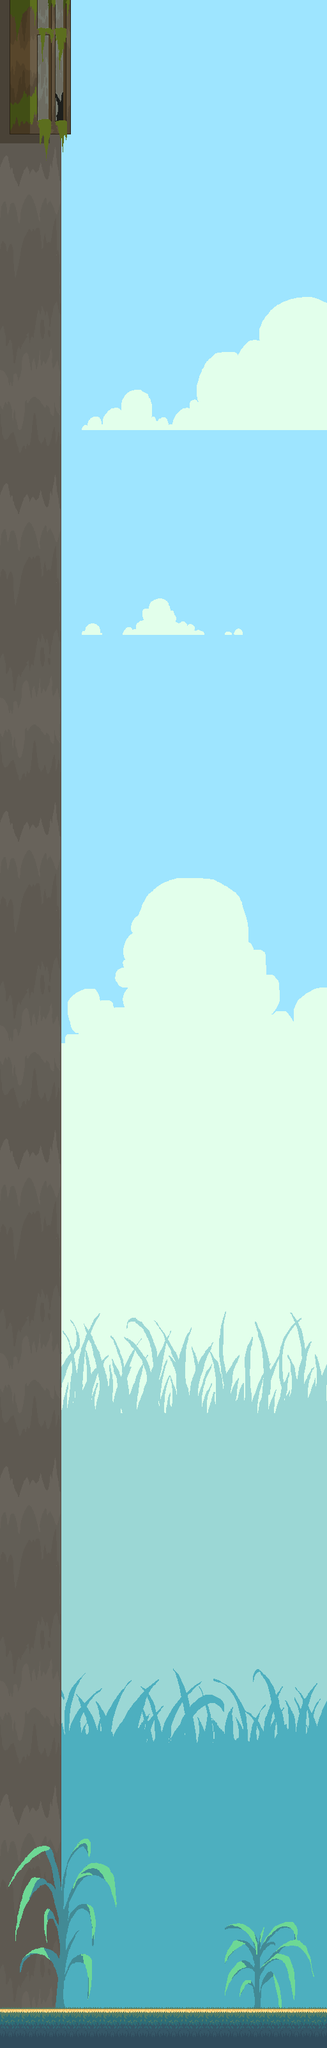

A 2D game scene composited from a Tiled map and its tileset images. What follows is a short description and the map's XML, with each tile layer's data collapsed to a summary:
An orthogonal 16x100 tile map with 32x32 px tiles, 8 tile layers (Sky, Cloud, Grass1, Grass2, ...), 2 tilesets.

<map version="1.10" tiledversion="1.10.2" orientation="orthogonal" renderorder="right-down" width="16" height="100" tilewidth="32" tileheight="32" infinite="0" nextlayerid="14" nextobjectid="1">
 <tileset firstgid="1" source="Tilemap1.tsx" />
 <tileset firstgid="1471" source="Tilemap2.tsx" />
 <layer id="3" name="Sky" width="16" height="100">
  <data>[1600 cells, 1600 non-empty, 1 distinct tile ids]</data>
 </layer>
 <layer id="4" name="Cloud" width="16" height="100">
  <data>[1600 cells, 1032 non-empty, 281 distinct tile ids]</data>
 </layer>
 <layer id="5" name="Grass1" width="16" height="100">
  <data>[1600 cells, 547 non-empty, 113 distinct tile ids]</data>
 </layer>
 <layer id="6" name="Grass2" width="16" height="100">
  <data>[1600 cells, 283 non-empty, 81 distinct tile ids]</data>
 </layer>
 <layer id="1" name="Building" width="16" height="100">
  <data>[1600 cells, 300 non-empty, 48 distinct tile ids]</data>
 </layer>
 <layer id="2" name="Window" width="16" height="100">
  <data>[1600 cells, 32 non-empty, 32 distinct tile ids]</data>
 </layer>
 <layer id="12" name="Grass3" width="16" height="100">
  <data>[1600 cells, 90 non-empty, 90 distinct tile ids]</data>
 </layer>
 <layer id="7" name="Platforms" width="16" height="100" locked="1">
  <properties>
   <property name="unity:sortinglayer" value="Platforms" />
  </properties>
  <data>[1600 cells, 32 non-empty, 2 distinct tile ids]</data>
 </layer>
</map>